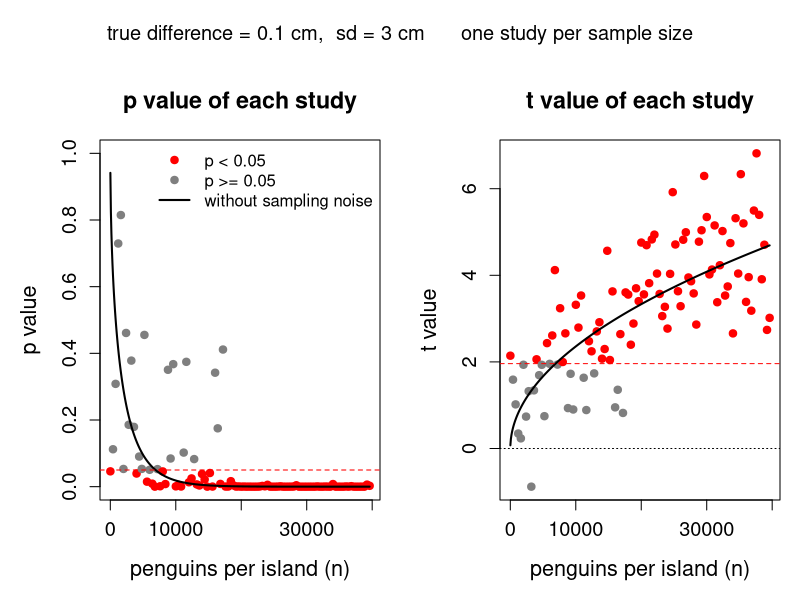

Source code (R):
# A difference nobody cares about becomes "significant" if the sample is big.
#
# Penguins on two islands differ in mean height by 1 mm (0.1 cm).  Heights vary
# with a standard deviation of 3 cm, so 1 mm is far too small to matter.  But
# it is not zero, and the null hypothesis says it is exactly zero.
#
# For a range of sample sizes we measure n penguins on each island and test
# whether the two means differ (a t-test).  Each sample size gets one study.
# Left panel:  the p value of each study.
# Right panel: the t value of each study, the statistic behind the p value.

difference <- 0.1      # true difference in mean height (cm): 1 mm
sd <- 3                # spread of heights within each island (cm)

n_values <- seq(from = 10, to = 40000, by = 400)   # penguins per island

# ---------------------------------------------------------------- the studies

p_values <- n_values * 0
t_values <- n_values * 0

counter <- 1
for (n in n_values) {
  island_a <- rnorm(n, mean = 0, sd = sd)
  island_b <- rnorm(n, mean = difference, sd = sd)
  result <- t.test(island_b, island_a, var.equal = TRUE)
  p_values[counter] <- result$p.value
  t_values[counter] <- result$statistic
  counter <- counter + 1
}

# ---------------------------------------------------------------- the trend

# Without the noise of sampling, t would be the true difference divided by its
# standard error.  The standard error shrinks with the square root of n, so t
# grows with it, even though the difference itself never changes.
n_fine <- seq(min(n_values), max(n_values), length.out = 500)
t_expected <- difference / (sd * sqrt(2 / n_fine))
p_expected <- 2 * pt(-t_expected, df = 2 * n_fine - 2)

# ---------------------------------------------------------------- the plot

par(mfrow = c(1, 2), oma = c(0, 0, 3, 0), mar = c(5, 5, 4, 1),
    cex.axis = 1.2, cex.lab = 1.3, cex.main = 1.4)

significant <- p_values < 0.05
colours <- ifelse(significant, "red", "grey50")

# Left: the p values, and the line studies are judged against.
plot(n_values, p_values, pch = 19, col = colours, ylim = c(0, 1),
     xlab = "penguins per island (n)", ylab = "p value",
     main = "p value of each study")
lines(n_fine, p_expected, lwd = 2)
abline(h = 0.05, lty = 2, col = "red")
legend("topright", legend = c("p < 0.05", "p >= 0.05", "without sampling noise"),
       col = c("red", "grey50", "black"), pch = c(19, 19, NA),
       lty = c(NA, NA, 1), lwd = c(NA, NA, 2), bty = "n")

# Right: the t values.  The dashed line is the t that gives p = 0.05.
plot(n_values, t_values, pch = 19, col = colours,
     xlab = "penguins per island (n)", ylab = "t value",
     main = "t value of each study")
lines(n_fine, t_expected, lwd = 2)
abline(h = qt(0.975, df = 2 * max(n_values) - 2), lty = 2, col = "red")
abline(h = 0, lty = 3)

mtext(paste0("true difference = ", difference, " cm,  sd = ", sd,
             " cm      one study per sample size"),
      outer = TRUE, line = 0.8, cex = 1.2)

# ---------------------------------------------------------------- the point

# The difference is the same 1 mm in every study.  Only n changes.  Small
# studies rarely reject the null; large studies almost always do.  So whether
# we reject tells us as much about our sample size as about the penguins.
#
# Also look at the middle of the plot: studies of the same size, sampling the
# same islands, land on both sides of p = 0.05.  Which side a single study
# ends up on is largely luck.
small <- n_values <= 1000
large <- n_values >= 30000
cat("share of studies with p < 0.05\n")
cat("  n <= 1,000  :", round(mean(significant[small]), 2), "\n")
cat("  n >= 30,000 :", round(mean(significant[large]), 2), "\n")
